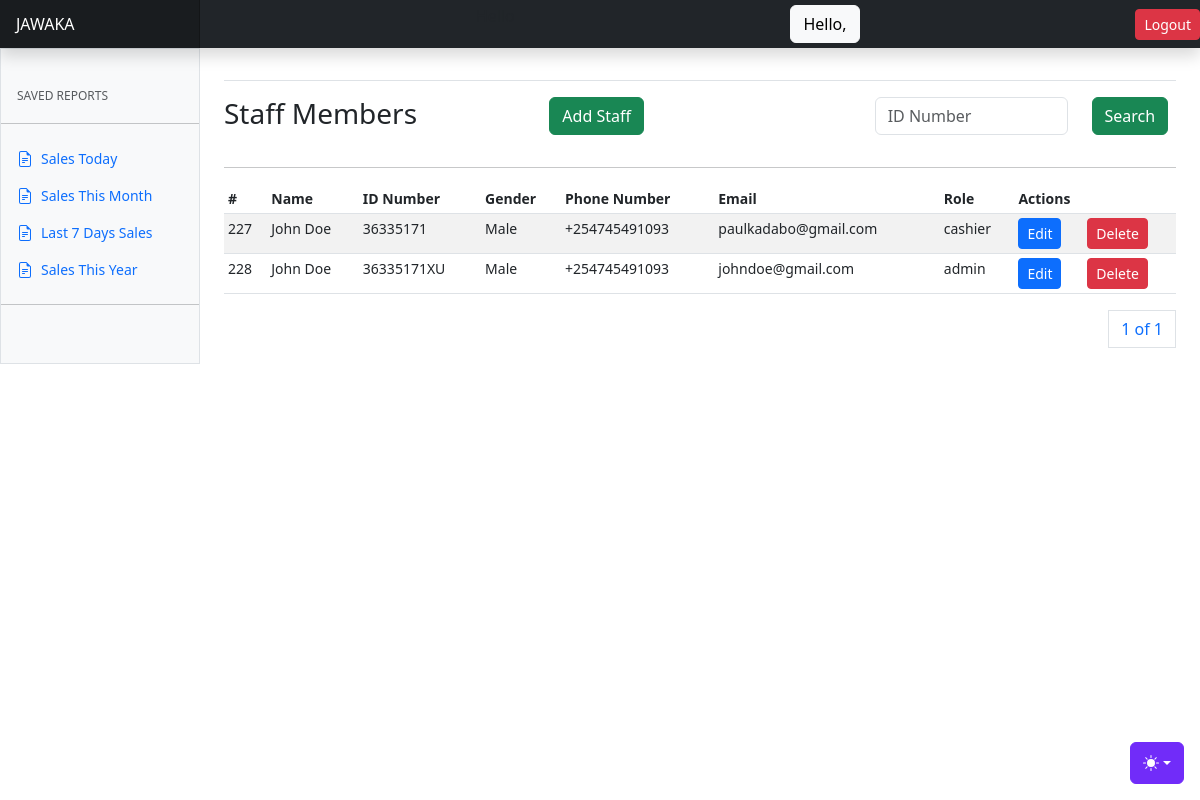
The page /users/staff/ on the database as committed earlier.
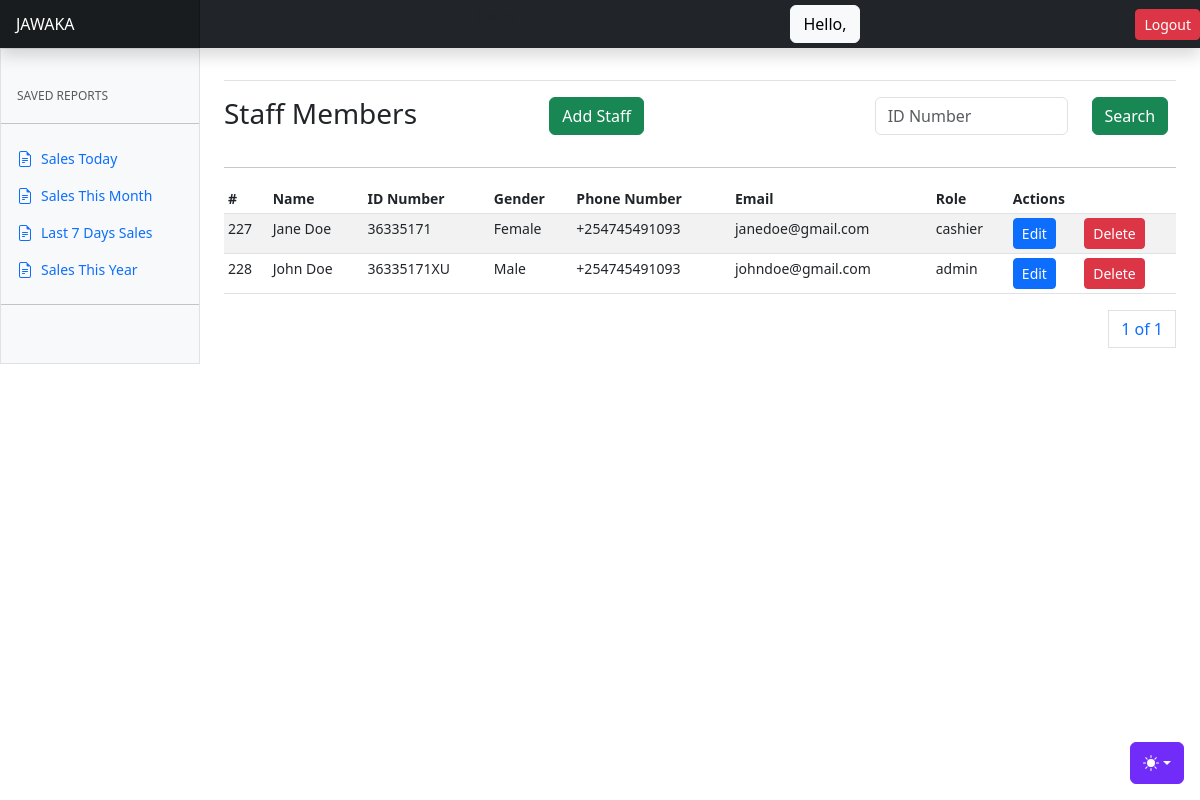
The same page on the database as committed later.
### apps/users/models.py (models this page shows, shortened)
class User(AbstractUser):
    role = models.CharField(choices=ROLE_CHOICES, max_length=32, null=True)
    phone_number = models.CharField(max_length=255, null=True)
    id_number = models.CharField(max_length=255, null=True)
    gender = models.CharField(max_length=255, null=True)
    def name(self):
        return f"{self.first_name} {self.last_name}"

### apps/users/views.py (the view)
# urls.py: path("staff/", staff, name="staff"),
def staff(request):
    staffs = User.objects.filter(role__in=["chef", "admin", "cashier"])
    if request.method == "POST":
        id_number = request.POST.get("id_number")
        staffs = User.objects.filter(id_number=id_number)
    paginator = Paginator(staffs, 10)
    page_number = request.GET.get("page")
    page_obj = paginator.get_page(page_number)
    context = {
        "staffs": staffs,
        "page_obj": page_obj
    }
    return render(request, "accounts/staff.html", context)

### templates/accounts/staff.html (shortened to what this page needs)
{% extends "base.html" %}
{% block content %}
<div class="row">
    <div class="col-4">
        <h3>Staff Members</h3>
    </div>
    <div class="col-4">
        <a class="btn btn-success" data-bs-toggle="modal" data-bs-target="#newStaffModal">Add Staff</a>
    </div>
    <div class="col-4">
      <form method="POST">
        <div class="input-group mb-3">
          <div class="row">
            <div class="col-8">
              <input type="text" class="form-control" name="id_number" id="id_number" placeholder="ID Number" >
            </div>
            <div class="col-4">
              <button class="btn btn-success">Search</button>
            </div>
          </div>
        </div>
      </form>
    </div>
</div>
<hr/>
      <div class="table-responsive small">
        <table class="table table-striped table-sm">
          <thead>
            <tr>
              <th scope="col">#</th>
              <th scope="col">Name</th>
              <th scope="col">ID Number</th>
              <th scope="col">Gender</th>
              <th scope="col">Phone Number</th>
              <th scope="col">Email</th>
              <th scope="col">Role</th>
              <th scope="col" colspan="2">Actions</th>
            </tr>
          </thead>
          <tbody>
            {% for staff in page_obj %}
            <tr>
              <td>{{staff.id}}</td>
              <td>{{staff.name}}</td>
              <td>{{staff.id_number}}</td>
              <td>{{staff.gender}}</td>
              <td>{{staff.phone_number}}</td>
              <td>{{staff.email}}</td>
              <td>{{staff.role}}</td>
              <td><a class="btn btn-primary btn-sm" data-bs-toggle="modal" data-bs-target="#editStaffModal{{ staff.id }}">Edit</a></td>
              <td><a class="btn btn-danger btn-sm" data-bs-toggle="modal" data-bs-target="#deleteStaffModal{{ staff.id }}">Delete</a></td>
            </tr>
            {% endfor %}
          </tbody>
        </table>
        <div>
          <nav aria-label="Page navigation example">
            <ul class="pagination justify-content-end">
              <a class="page-link" href="#">{{ page_obj.number }} of {{ page_obj.paginator.num_pages }}</a>
            </ul>
          </nav>
        </div>
      </div>
{% endblock content %}

Rows that differ between the two databases and show on the page:
changed User "cashier": name "John Doe" → "Jane Doe"; gender "Male" → "Female"; email "paulkadabo@gmail.com" → "janedoe@gmail.com"
